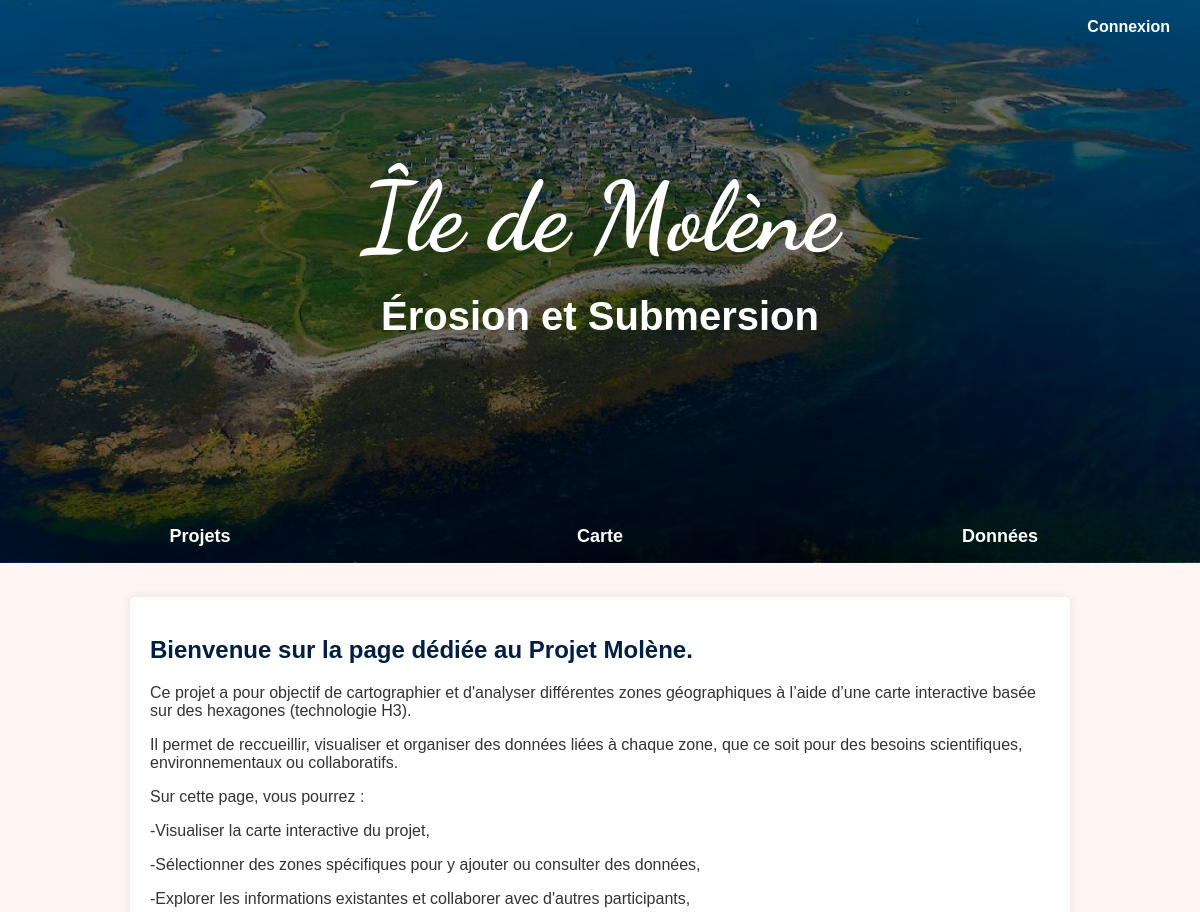
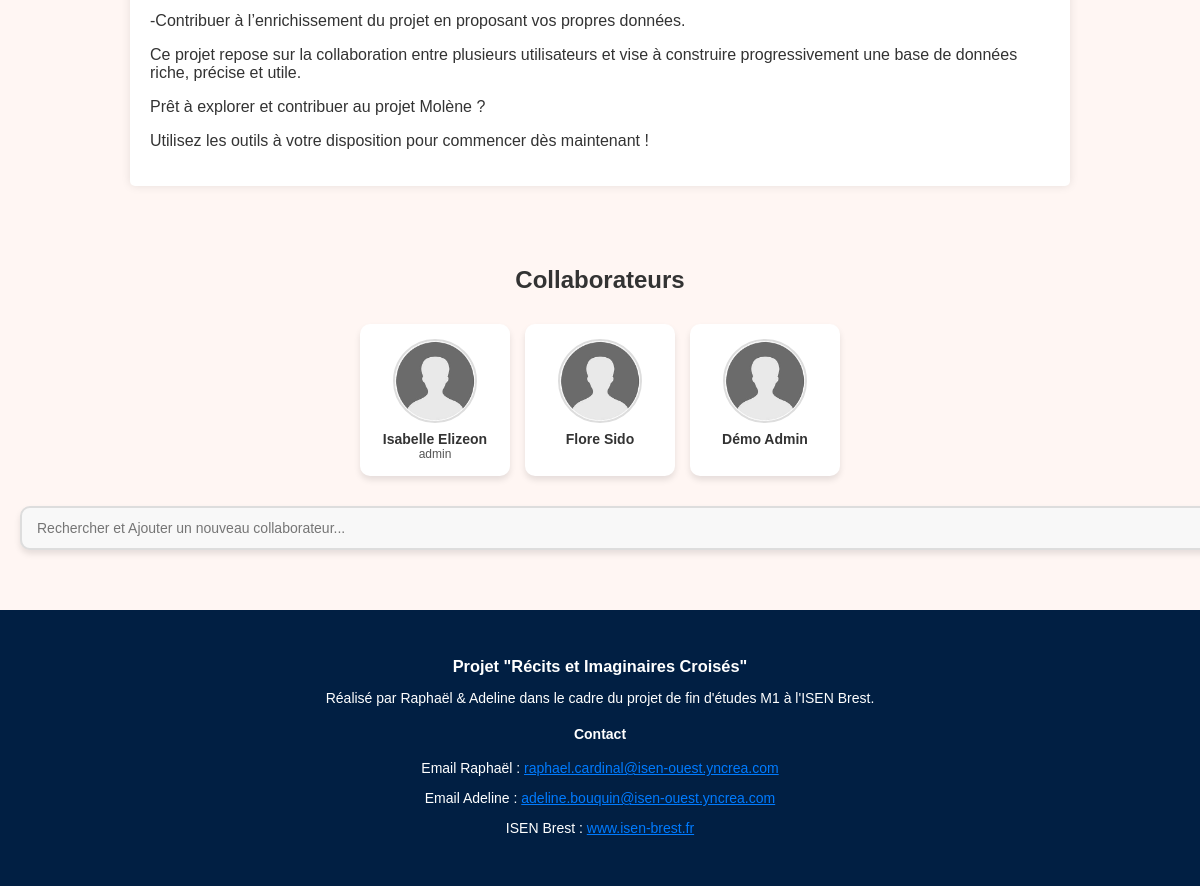
The page /PHP/projet_molene.php on the database its author committed (2 pictures, top to bottom).
### tables this page shows
CREATE TABLE `utilisateur_projet` (
  `id_utilisateur` int(11) NOT NULL,
  `id_projet` int(11) NOT NULL,
  `role` enum('admin','membre') NOT NULL DEFAULT 'membre'
);

CREATE TABLE `utilisateur` (
  `id_utilisateur` int(11) NOT NULL,
  `Nom` varchar(50) NOT NULL,
  `Prenom` varchar(50) NOT NULL,
  `Mail` varchar(50) NOT NULL,
  `MDP` varchar(255) NOT NULL,
  `id_fonction` int(11) NOT NULL
);

### PHP/projet_molene.php (the view, shortened to what this page needs)
<?php
include('config.php');
$isLoggedIn = isset($_SESSION["id_utilisateur"]);
try {
    $stmt = $pdo->prepare("
        SELECT u.nom, u.prenom, up.role
        FROM utilisateur u
        JOIN utilisateur_projet up ON u.id_utilisateur = up.id_utilisateur
        WHERE up.id_projet = 1
    ");
    $stmt->execute();
    $collaborateurs = $stmt->fetchAll(PDO::FETCH_ASSOC);
} catch (PDOException $e) {
    die("Erreur de connexion : " . $e->getMessage());
}
?>
<!DOCTYPE html>
<html lang="fr">
<head>
    <link rel="stylesheet" href="../CSS/style.css">
</head>
<body>
    <header>
        <div class="hero">
            <img src="..\image\ile_molene_recadrer.jpg" alt="Île de Molène">
            <div class="login-link">
                <?php if ($isLoggedIn): ?>
                    <a href="http://localhost/SITE_MOLENE2/PHP/logout.php"> Déconnexion </a>
                <?php else: ?>
                    <a href="http://localhost/SITE_MOLENE2/PHP/authentification.php"> Connexion </a>
                <?php endif; ?>
            </div>
            <h1>Île de Molène</h1><br><h2>Érosion et Submersion</h2>
            <nav>
                <ul>
                    <li><a href="projets.php">Projets</a></li>
                    <li><a href="http://localhost/SITE_MOLENE2/PHP/carte.php">Carte</a></li>
                    <li><a href="http://localhost/SITE_MOLENE2/PHP/data.php">Données</a></li>
                </ul>
            </nav>
        </div>
    </header>
    <main>
        <section class="intro">
            <h2>Bienvenue sur la page dédiée au Projet Molène.</h2>
            <p>Ce projet a pour objectif de cartographier et d'analyser différentes zones géographiques à l’aide d’une carte interactive basée sur des hexagones (technologie H3).<br><p>
Il permet de reccueillir, visualiser et organiser des données liées à chaque zone, que ce soit pour des besoins scientifiques, environnementaux ou collaboratifs.<br><p>
Sur cette page, vous pourrez :<br><p>
-Visualiser la carte interactive du projet,<br><p>
-Sélectionner des zones spécifiques pour y ajouter ou consulter des données,<br><p>
-Explorer les informations existantes et collaborer avec d'autres participants,<br><p>
-Contribuer à l’enrichissement du projet en proposant vos propres données.<br><p>
Ce projet repose sur la collaboration entre plusieurs utilisateurs et vise à construire progressivement une base de données riche, précise et utile.<br><p>
Prêt à explorer et contribuer au projet Molène ?<br><p>
Utilisez les outils à votre disposition pour commencer dès maintenant !</p>
        </section>
        <section class="collaborators">
            <h2>Collaborateurs</h2>
            <div class="collaborators-container">
                <?php foreach ($collaborateurs as $collaborateur): ?>
                    <div class="collaborator-card">
                        <img src="../image/avatar-placeholder.jpg" alt="Avatar">
                        <div class="collaborator-name"><?= htmlspecialchars($collaborateur['prenom'] . ' ' . $collaborateur['nom']) ?></div>
                        <div class="collaborator-role"><?= htmlspecialchars($collaborateur['role']) ?></div>
                    </div>
                <?php endforeach; ?>
            </div>
            <input type="text" id="search-user" placeholder="Rechercher et Ajouter un nouveau collaborateur...">
        </section>
    </main>
    <footer style="padding: 30px 0; text-align: center; font-size: 14px;">
    <div style="max-width: 1200px; margin: 0 auto; padding: 0 20px;">
      <h3 style="margin-bottom: 10px;">Projet "Récits et Imaginaires Croisés"</h3>
      <p>Réalisé par Raphaël & Adeline dans le cadre du projet de fin d'études M1 à l'ISEN Brest.</p>
      <div style="margin-top: 20px;">
        <h4>Contact</h4>
        <p>Email Raphaël : <a href="mailto:raphael@example.com" style="color: #007bff;">raphael.cardinal@isen-ouest.yncrea.com</a></p>
        <p>Email Adeline : <a href="mailto:adeline@example.com" style="color: #007bff;">adeline.bouquin@isen-ouest.yncrea.com</a></p>
        <p>ISEN Brest : <a href="https://isen-brest.fr" target="_blank" style="color: #007bff;">www.isen-brest.fr</a></p>
      </div>
    </div>
  </footer>
</body>
</html>

### CSS/style.css (style rules this page uses)
body { font-family: Arial, sans-serif; margin: 0; padding: 0; color: #333; background-color: #FFF6F3; }
.hero { position: relative; text-align: center; color: white; justify-content: flex-end; }
.hero img { width: 100%; height: auto; }
.hero::before { content: ""; position: absolute; top: 0; left: 0; width: 100%; height: 99.2%; background: rgba(0, 0, 0, 0.5); z-index: 1; }
.hero h1 { position: absolute; top: 27%; left: 50%; font-family: "Dancing Script", cursive; font-weight: 700; transform: translate(-50%, -50%); font-size: 6rem; padding: 15px 30px; border-radius: 5px; z-index: 2; margin-bottom: 40px; }
.hero h2 { position: absolute; top: 50%; left: 50%; transform: translate(-50%, -50%); color:white; font-size: 2.5rem; padding: 15px 30px; border-radius: 5px; z-index: 3; }
.login-link { position: absolute; top: 10px; right: 15px; padding: 8px 15px; border-radius: 5px; z-index: 3; }
.login-link a { color: white; text-decoration: none; font-size: 16px; font-weight: bold; }
nav { position: absolute; bottom: 0; left: 50%; transform: translateX(-50%); width: 100%; padding: 10px 0; z-index: 3; }
nav ul { display: flex; justify-content: space-around; align-items: center; list-style: none; margin: 0; padding: 0; }
nav ul li { flex: 1; text-align: center; }
nav ul li a { text-decoration: none; font-size: 18px; color: white; font-weight: bold; padding: 10px 15px; display: block; transition: color 0.3s, border-bottom 0.3s; }
.intro, .featured { max-width: 900px; margin: 30px auto; padding: 20px; background: white; box-shadow: 0px 0px 10px rgba(0, 0, 0, 0.1); border-radius: 5px; }
h2 { color : #011F43; }
footer { background-color: #011F43; color: white; padding: 20px 0; }
.collaborators { margin: 40px auto; padding: 20px; border-radius: 10px; }
.collaborators h2 { text-align: center; color: #333; }
.collaborators-container { display: flex; flex-wrap: wrap; justify-content: center; gap: 15px; padding: 10px; }
.collaborator-card { display: flex; flex-direction: column; align-items: center; text-align: center; background: white; padding: 15px; border-radius: 10px; box-shadow: 0px 4px 6px rgba(0, 0, 0, 0.1); width: 120px; }
.collaborator-card img { width: 80px; height: 80px; border-radius: 50%; object-fit: cover; border: 2px solid #ddd; }
.collaborator-name { font-size: 14px; font-weight: bold; margin-top: 8px; }
.collaborator-role { font-size: 12px; color: #555; }
#search-user { width: 100%; padding: 12px 15px; margin-top: 20px; border: 2px solid #ddd; border-radius: 10px; background-color: #f8f8f8; font-size: 14px; color: #333; box-shadow: 0px 4px 6px rgba(0, 0, 0, 0.1); transition: border-color 0.3s ease; }

### rows shown on the page
utilisateur_projet: id_utilisateur.Nom "Isabelle Elizeon", role "admin"
utilisateur_projet: id_utilisateur.Nom "Flore Sido"
utilisateur_projet: id_utilisateur.Nom "Démo Admin"
